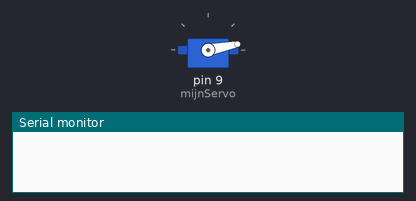
Recording of a sketch running on a simulated Arduino Uno, built with avr-gcc and run on an emulated ATmega328P. On the bench: servo, the last lines printed to the serial monitor.

Above: at 0.05 s.
At 1.75 s:
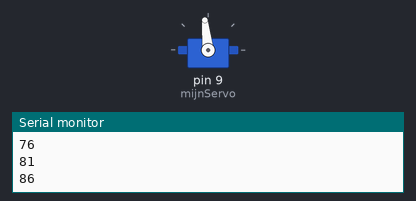
At 3.5 s:
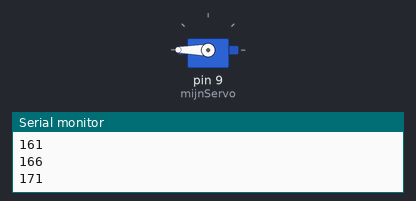
At 7.0 s:
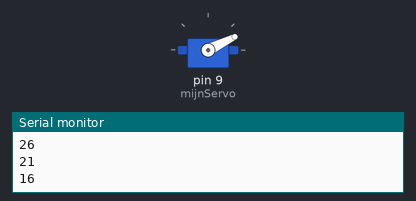
Timing chart, 0 to 9.6 s (numbered marks = the images above):
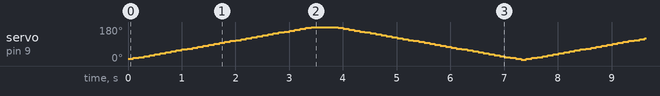

The sketch:

gevorderde_servosweep.ino
```cpp
#include <Servo.h>

Servo mijnServo;

int pos = 0;
int i = 1;
int getal =5;

void setup() {
  // put your setup code here, to run once:
 mijnServo.attach(9);
 Serial.begin(9600);
}

void loop() {
 mijnServo.write(10+i);
 delay(100);
 i = i + getal;
 if(i>180||i<0){getal = - getal;}
 Serial.println(i);

}
```
